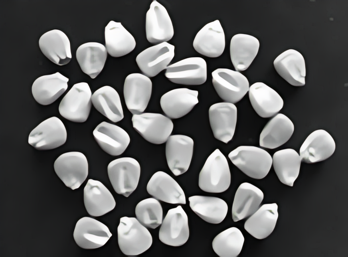
#> input picture images/Q5.png, 348 x 257 px
$ python q5.py
#> lines starting #> are read from the running program, lines starting #| are printed output that depends on the picture; after the words box and inside, x2 and y2 are one past the last pixel; in counts of white or black regions, pixels touching at a corner belong together
### CS484_hw1/q2_3.py
import numpy as np
import cv2
import matplotlib.pyplot as plt
import math


def create_histogram(image):
    # Create an empty histogram
    histogram = np.zeros(256, dtype=np.uint32)

    # Iterate over each pixel in the image
    for i in range(image.shape[0]):
        for j in range(image.shape[1]):
            # Increment the corresponding bin in the histogram
            histogram[image[i, j]] += 1

    return histogram


# [85 lines left out: functions visualize_histogram, calculate_cum_sum, equalize_histogram, apply_histogram_equalization, main, not called in this run]


# [2 lines that do not run on import are left out]

### CS484_hw1/q4.py
import numpy as np
import cv2
import matplotlib.pyplot as plt
import math

from q2_3 import create_histogram, visualize_histogram


def calculate_cum_sum(hist, value):
    cum_sum = np.zeros_like(hist)
    cum_sum[0] = hist[0]

    for i in range(1, 256):
        cum_sum[i] = cum_sum[i - 1] + hist[i] * math.pow(i, value)

    return cum_sum


# find the threshold t that minimizes the weighted sum of within-class variance for the two groups
# resulting from separating the gray levels at t
def otsu_threshold(image):
    # Compute histogram
    hist = create_histogram(image)

    # Normalize histogram
    sum_hist = np.sum(hist)
    hist = hist / sum_hist

    # Compute the cumulative sum of the normalized histogram
    P = calculate_cum_sum(hist, 0)

    # Compute the cumulative sum of the normalized histogram multiplied by the intensity
    P_times_i = calculate_cum_sum(hist, 1)

    # Compute the cumulative sum of the normalized histogram multiplied by the intensity squared
    P_times_i_squared = calculate_cum_sum(hist, 2)

    # Compute the cumulative mean
    mean = P_times_i[-1]

    # Compute the cumulative variance
    variance = P_times_i_squared[-1] - mean ** 2

    # Initialize variables
    threshold = 0
    max_variance = 0

    # Iterate through each intensity level
    for i in range(256):
        # Compute the probability of class 1
        P1 = P[i]

        # Compute the probability of class 2
        P2 = 1 - P1

        # Compute the mean of class 1
        mean1 = P_times_i[i] / P1

        # Compute the mean of class 2
        mean2 = (mean - P_times_i[i]) / P2

        # Compute the variance of class 1
        variance1 = P_times_i_squared[i] - mean1 ** 2

        # Compute the variance of class 2
        variance2 = (P_times_i_squared[-1] - P_times_i_squared[i]) - mean2 ** 2

        # Compute the within-class variance
        within_class_variance = P1 * variance1 + P2 * variance2

        # Compute the between-class variance
        between_class_variance = variance - within_class_variance

        # Update the threshold if the between-class variance is greater than the maximum variance
        if between_class_variance > max_variance:
            max_variance = between_class_variance
            threshold = i

    # Apply the threshold to the image
    binary_image = np.zeros_like(image)
    binary_image[image > threshold] = 255

    return binary_image


# [12 lines left out: function main, not called in this run]


# [2 lines that do not run on import are left out]

### CS484_hw1/q1.py
import numpy as np
import cv2


# [5 lines left out: function threshold_image, not called in this run]


def erosion(image, kernel):
    # Get dimensions of the image and the kernel
    img_height, img_width = image.shape
    kernel_height, kernel_width = kernel.shape

    # Calculate padding size for the image
    pad_height = kernel_height // 2
    pad_width = kernel_width // 2

    # Create an empty output image
    eroded_image = np.full((img_height, img_width), 255, dtype=np.uint8)

    # Iterate over each pixel in the image
    for i in range(pad_height, img_height - pad_height):
        for j in range(pad_width, img_width - pad_width):
            """
            fit the kernel in the image at this pixel
            area of interest --> area of image overlapping with the area where the kernel has pixel values 0
            if all the pixels in the area of interest have pixel value 0, we set the center pixel to 0
            """
            area_of_interest = image[i-pad_height:i+pad_height+1, j-pad_width:j+pad_width+1]

            true_so_far = False
            for k in range(kernel_height):
                for l in range(kernel_width):
                    if kernel[k, l] == 0 and area_of_interest[k, l] == 0:
                        true_so_far = True
                    elif kernel [k, l] != 0:
                        continue
                    else:
                        true_so_far = False
                        break

            if true_so_far:
                eroded_image[i, j] = 0

    return eroded_image


def dilation(image, kernel):
    # Get dimensions of the image and the kernel
    image_height, image_width = image.shape
    kernel_height, kernel_width = kernel.shape

    # Calculate padding size for the image
    pad_height = kernel_height // 2
    pad_width = kernel_width // 2

    # Create an empty output image
    dilated_image = np.full((image_height, image_width), 255, dtype=np.uint8)

    # Iterate over each pixel in the image
    for i in range(pad_height, image_height - pad_height):
        for j in range(pad_width, image_width - pad_width):
            """
            fit the kernel in the image at this pixel
            area of interest --> area of image overlapping with the area where the kernel has pixel values 0
            if we see any pixel value 0 in the area of interest, we set all the pixel values in the area of interest to 0
            """
            area_of_interest = image[i-pad_height:i+pad_height+1, j-pad_width:j+pad_width+1]

            for k in range(kernel_height):
                for l in range(kernel_width):
                    if kernel[k, l] == 0 and area_of_interest[k, l] == 0:
                        dilated_image[i-pad_height:i+pad_height+1, j-pad_width:j+pad_width+1] = 0
                        break

    return dilated_image


# [29 lines left out: function main, not called in this run]


# [2 lines that do not run on import are left out]

### CS484_hw1/q5.py
import numpy as np
import cv2

from q1 import erosion, dilation
from q2_3 import create_histogram, equalize_histogram, apply_histogram_equalization
from q4 import otsu_threshold


def main():
    # Read the image
    image = cv2.imread('../images/Q5.png', 0)
#> image: shape (257, 348); min 0, max 255, mean 91.5

    # Apply Otsu's thresholding
    binary_image = otsu_threshold(image)
#> in otsu_threshold, `hist = create_histogram(image)`: hist = 256 values, max 4105 at index 35, min 24 at index 62, mean 349.4
#> in otsu_threshold, `sum_hist = np.sum(hist)`: sum_hist = 89436
#> in otsu_threshold, `hist = hist / sum_hist`: hist = 256 values, max 0.0459 at index 35, min 0.000268 at index 62, mean 0.00391
#> after the loop in calculate_cum_sum, `for i in range(1, 256):`: cum_sum = 256 values from 0.000839 to 1
#> in otsu_threshold, `P_times_i = calculate_cum_sum(hist, 1)`: P_times_i = 256 values from 0.000839 to 91.5
#> in otsu_threshold, `P_times_i_squared = calculate_cum_sum(hist, 2)`: P_times_i_squared = 256 values from 0.000839 to 15225.4
#> in otsu_threshold, `mean = P_times_i[-1]`: mean = 91.5
#> in otsu_threshold, `variance = P_times_i_squared[-1] - mean ** 2`: variance = 6852.4
#> the loop in otsu_threshold, `for i in range(256):` made 256 passes
#> (P1, P2, mean1, mean2, variance1, variance2, within_class_variance, between_class_variance) on passes 1 to 11: (0.000839, 0.999, 1, 91.58, -0.999, 6838.5, 6832.7, 19.64), (0.00143, 0.999, 1, 91.63, -0.999, 6828.6, 6818.9, 33.53), (0.00247, 0.998, 1.42, 91.73, -2.01, 6811.5, 6794.7, 57.73), (0.00386, 0.996, 1.99, 91.85, -3.94, 6788.8, 6762.6, 89.78), (0.00588, 0.994, 2.68, 92.03, -7.14, 6755.9, 6716.1, 136.3), (0.00869, 0.991, 3.43, 92.28, -11.64, 6710.4, 6652, 200.4), (0.012, 0.988, 4.14, 92.56, -16.86, 6657.2, 6577.3, 275.1), (0.0163, 0.984, 4.89, 92.94, -23.5, 6587.4, 6479.7, 372.7), (0.0216, 0.978, 5.66, 93.4, -31.25, 6500.8, 6359.5, 492.9), (0.0281, 0.972, 6.43, 93.96, -39.99, 6395.4, 6214.8, 637.5), (0.035, 0.965, 7.13, 94.56, -48.86, 6281.6, 6060.3, 792.1)
#> (P1, P2) on pass 77: (0.62, 0.38)
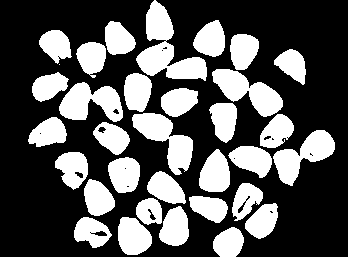
#> binary_image: shape (257, 348); 34.1% white; 33 white regions (1 under 20 px), largest, box (x1, y1, x2, y2) and area: (136, 0, 207, 81) 2441, (132, 113, 193, 175) 1690, (212, 69, 283, 117) 1650
    cv2.imwrite('output_images/Q5_thresholded.png', binary_image)

    # Define structuring element (arbitrary shape)
    structuring_element = np.array([[255, 0, 255],
                                    [0, 0, 0],
                                    [255, 0, 255]])

    # Apply dilation
    dilated_image = dilation(binary_image, structuring_element)
#> after the loop in dilation, `for i in range(pad_height, image_height - pad_height):`:
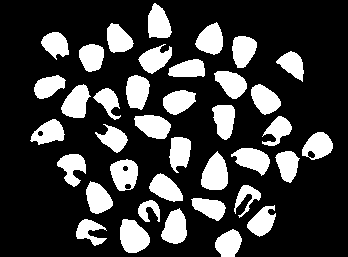
#> dilated_image: shape (257, 348); 23.9% white; 38 white regions, largest, box (x1, y1, x2, y2) and area: (120, 219, 150, 253) 759, (201, 151, 228, 190) 756, (61, 84, 91, 118) 661
    cv2.imwrite('output_images/Q5_dilated.png', dilated_image)

    # Apply erosion
    eroded_image = erosion(dilated_image, structuring_element)
#> after the loop in erosion, `for i in range(pad_height, img_height - pad_height):`:
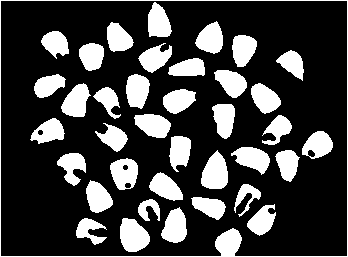
#> eroded_image: shape (257, 348); 25.2% white; 38 white regions, largest, box (x1, y1, x2, y2) and area: (0, 0, 348, 257) 1751, (120, 218, 150, 252) 759, (201, 150, 228, 189) 756
    cv2.imwrite('output_images/Q5_eroded.png', eroded_image)

    # Apply connected components labeling
    num_labels, labeled_image = cv2.connectedComponents(eroded_image)
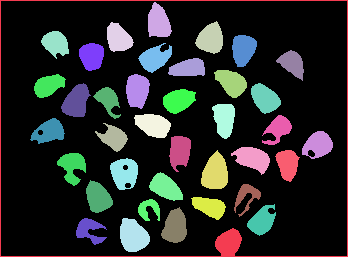
#> labeled_image: shape (257, 348) int32; 39 distinct labels, from 0 to 38; one colour per label, 0 black
    labeled_image = labeled_image + 1
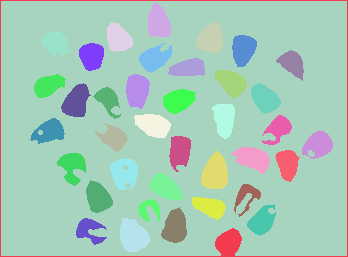
#> labeled_image: shape (257, 348) int32; 39 distinct labels, from 1 to 39; one colour per label, 0 black

    # display the number of objects
    print("Number of objects: ", num_labels - 1)
#| Number of objects:  38

    # save the labeled image
    cv2.imwrite('output_images/Q5_labeled.png', labeled_image)
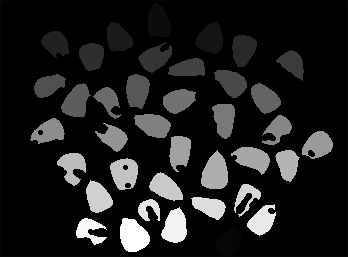
#> saved as Q5_labeled.png: shape (257, 348); min 1, max 39, mean 5.6; drawn with min black and max white
    cv2.waitKey(0)
    cv2.destroyAllWindows()


if __name__ == "__main__":
    main()

$ run again, with images/Q6.png copied over images/Q5.png
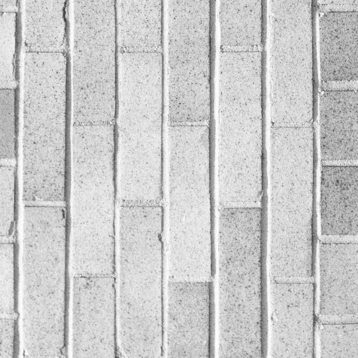
#> input picture images/Q6.png, 358 x 358 px
#> in main, image is the input picture: shape (358, 358); min 62, max 255, mean 202.2
#> in otsu_threshold, `hist = create_histogram(image)`: hist = 256 values, max 3174 at index 213, min 0 at index 0, mean 500.6
#> sum_hist = 128164
#> in otsu_threshold, `hist = hist / sum_hist`: hist = 256 values, max 0.0248 at index 213, min 0 at index 0, mean 0.00391
#> after the loop in calculate_cum_sum, `for i in range(1, 256):`: cum_sum = 256 values from 0 to 1
#> P_times_i = 256 values from 0 to 202.2
#> P_times_i_squared = 256 values from 0 to 41651
#> mean = 202.2
#> variance = 751.9
#> the loop in otsu_threshold, `for i in range(256):` made 256 passes
#> (P1, P2, mean1, mean2, variance1, variance2, within_class_variance, between_class_variance) on passes 63 to 70: (2.34e-05, 1, 62, 202.2, -3843.9, 750.5, 750.4, 1.53), (3.12e-05, 1, 62.25, 202.2, -3874.9, 750, 749.8, 2.03), (5.46e-05, 1, 63, 202.2, -3968.8, 748.6, 748.3, 3.55), (6.24e-05, 1, 63.25, 202.2, -4000.3, 748.1, 747.8, 4.06), (9.36e-05, 1, 64.17, 202.2, -4117, 746.3, 745.8, 6.07), (0.000117, 1, 64.73, 202.3, -4189.9, 744.9, 744.3, 7.58), (0.000125, 1, 64.94, 202.3, -4216.4, 744.4, 743.8, 8.08), (0.000133, 1, 65.18, 202.3, -4247.4, 744, 743.3, 8.58)
#> in main, `binary_image = otsu_threshold(image)`:
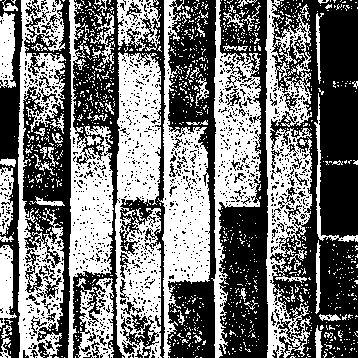
#> binary_image: shape (358, 358); 46.2% white; 1198 white regions (1131 under 20 px), largest, box (x1, y1, x2, y2) and area: (115, 52, 162, 358) 9968, (265, 0, 312, 358) 8187, (17, 0, 66, 358) 7539
#| Number of objects:  305
#> in main, `cv2.imwrite('output_images/Q5_labeled.png', labeled_image)`:
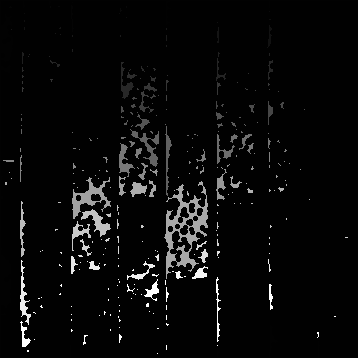
#> saved as Q5_labeled.png: shape (358, 358); min 1, max 255, mean 9.6
